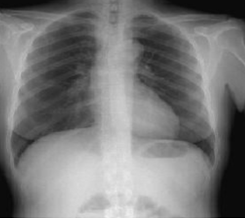
#> input picture HW3/1/1.png, 245 x 218 px
$ python 1.py
#> lines starting #> are read from the running program, lines starting #| are printed output that depends on the picture
import numpy as np
import matplotlib
# Force Matplotlib to use 'TkAgg' backend for displaying windows on Linux
# If you get an error here, run: sudo apt-get install python3-tk
try:
    matplotlib.use('TkAgg')
except:
    pass
import matplotlib.pyplot as plt
import cv2
import os

# --- 1. Load Image ---
img_clean = cv2.imread('1.png', cv2.IMREAD_GRAYSCALE)
#> img_clean is the input picture: shape (218, 245); min 0, max 240, mean 120.2

if img_clean is None:
    print("Error: '1.png' not found.")
    exit()

# Normalize
img_float = img_clean.astype(np.float64) / 255.0
rows, cols = img_float.shape
#> rows = 218; cols = 245
center_r, center_c = rows // 2, cols // 2
#> center_r = 109; center_c = 122

# --- 2. FFT (Frequency Domain) ---
f_transform = np.fft.fft2(img_float)
f_shift = np.fft.fftshift(f_transform)

# --- 3. Add Periodic Noise ---
# Settings for diagonal stripes
u_noise = 32
v_noise = 32
noise_amplitude = (rows * cols) * 0.25  # 0.25 allows background visibility
#> noise_amplitude = 13352.5

# Peak coordinates
p1 = (center_r + u_noise, center_c + v_noise)
#> p1 = (141, 154)
p2 = (center_r - u_noise, center_c - v_noise)
#> p2 = (77, 90)

# Add noise spikes
f_shift[p1] += noise_amplitude
f_shift[p2] += noise_amplitude

# --- 4. GENERATE SPECTRUM IMAGE (CRITICAL STEP) ---
# We calculate the Magnitude Spectrum to visualize the frequency domain.
# Logarithm is used because the dynamic range is very high.
magnitude_spectrum = 20 * np.log(np.abs(f_shift) + 1)
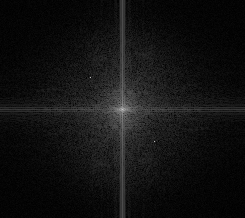
#> magnitude_spectrum: shape (218, 245) float64; min 0.111, max 202.7, mean 18.2

# Normalize the spectrum to 0-255 to save it as a PNG image
spectrum_img = cv2.normalize(magnitude_spectrum, None, 0, 255, cv2.NORM_MINMAX)
spectrum_img = spectrum_img.astype(np.uint8)

# --- 5. Inverse FFT ---
f_ishift = np.fft.ifftshift(f_shift)
img_noisy = np.fft.ifft2(f_ishift)
img_noisy = np.real(img_noisy)
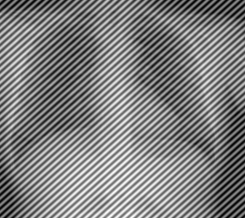
#> img_noisy: shape (218, 245) float64; min -0.5, max 1.43, mean 0.471; drawn with min black and max white

# Clip and convert to uint8
img_noisy_final = np.clip(img_noisy, 0, 1) * 255
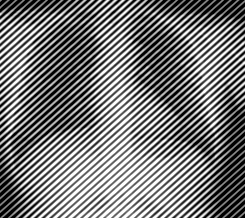
#> img_noisy_final: shape (218, 245) float64; min 0, max 255, mean 122.4
img_noisy_final = img_noisy_final.astype(np.uint8)

# --- 6. Display (Matplotlib) ---
plt.figure(figsize=(15, 6))

# Plot 1: Original
plt.subplot(1, 3, 1)
plt.imshow(img_clean, cmap='gray')
plt.title('Original Image')
plt.axis('off')

# Plot 2: Frequency Spectrum (The requested visualization)
plt.subplot(1, 3, 2)
plt.imshow(spectrum_img, cmap='gray')
plt.title('Frequency Domain (Spectrum)\nLook for white dots!')
plt.axis('off')
# Draw circles around the noise points to highlight them in the plot
plt.plot(p1[1], p1[0], 'ro', markersize=5, fillstyle='none', markeredgewidth=2)
plt.plot(p2[1], p2[0], 'ro', markersize=5, fillstyle='none', markeredgewidth=2)

# Plot 3: Final Result
plt.subplot(1, 3, 3)
plt.imshow(img_noisy_final, cmap='gray')
plt.title('Final Result (Stripes + Image)')
plt.axis('off')

plt.tight_layout()

print("Displaying plot... (Close the window to finish script)")
plt.show() # This will pop up the window
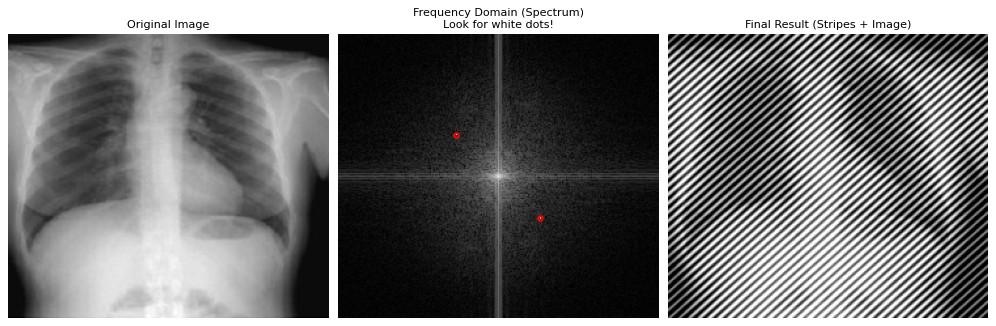
#> figure drawn by matplotlib, 3 panels

# --- 7. Save Images ---
# Save the Frequency Spectrum
cv2.imwrite('Frequency_Spectrum.png', spectrum_img)
print("Saved: Frequency_Spectrum.png")

# Save the Final Result
cv2.imwrite('Final_Output_Stripes.png', img_noisy_final)
print("Saved: Final_Output_Stripes.png")
